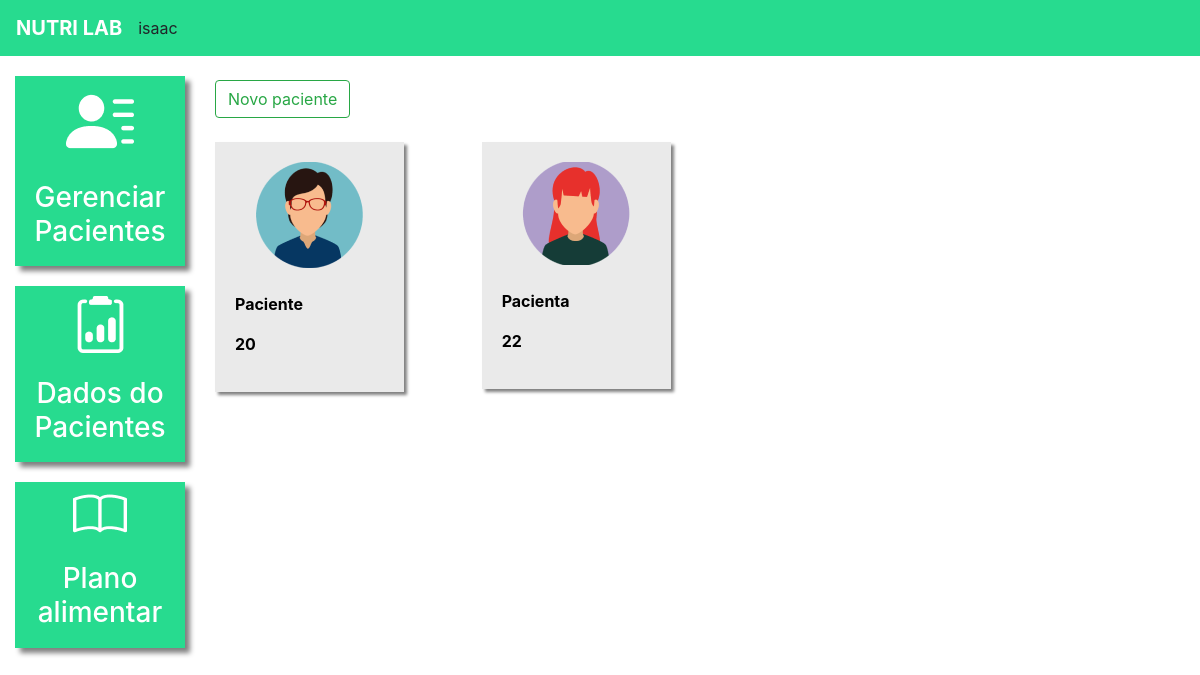
/pacientes/ (signed in), run on the app's committed database.
### plataforma/models.py (models this page shows, shortened)
class Pacientes(models.Model):
  choices_sexo = (('F', 'Feminino'),
                  ('M', 'Maculino'))
  nome = models.CharField(max_length=50)
  sexo = models.CharField(max_length=1, choices=choices_sexo)
  idade = models.IntegerField()
  email = models.EmailField()
  telefone = models.CharField(max_length=19)
  nutri = models.ForeignKey(User, on_delete=models.CASCADE)

### plataforma/views.py (the view, shortened to what this page needs)
# urls.py: path('pacientes/', views.pacientes, name='pacientes'),
@login_required(login_url='/auth/logar')
def pacientes(request):
  if request.method == 'GET':
    pacientes = Pacientes.objects.filter(nutri=request.user)
    return render(request, 'pacientes.html', {'pacientes': pacientes})

### plataforma/templates/pacientes.html (shortened to what this page needs)
{% extends 'base_plataforma.html' %}
{% load static %}
{% block 'plataforma' %}
<br />
<button
  type="button"
  class="btn btn-outline-success"
  data-toggle="modal"
  data-target="#modal"
>
  Novo paciente
</button>
<br>
<br>
    <div
    class="row">
        {% for paciente in pacientes %}
          <div class="col-md-4">
            <a href="#" class="link-hover">
              <div class="card-paciente">
                <div class="foto-perfil">
                {% if paciente.sexo == 'M' %}
                  <img src="{% static 'plataforma/img/perfil2.png' %}">
                {% else %}
                  <img src="{% static 'plataforma/img/perfil1.png' %}">
                {% endif %}
                </div>
              <br>
                  <p class="dados">{{paciente.nome}}</p>
                  <p class="dados">{{paciente.idade}}</p>
              </div>
            </a>
          </div>
        {% endfor %}
        </div>
{% endblock %}

### templates/base.html (shortened to what this page needs)
{% load static %}
<!doctype html>
<html lang="pt-BR">
<head>
{% block 'head' %}{% endblock %}
<link rel="stylesheet" href="https://cdn.jsdelivr.net/npm/bootstrap@4.6.1/dist/css/bootstrap.min.css">
</head>
<body>
{% if user.is_authenticated %}
<nav style="background-color: #27DB8F;" class="navbar navbar-expand-lg navbar-dark">
  <a style="font-weight: bold" class="navbar-brand" href="#">NUTRI LAB</a>
  {{user.username}}
</nav>
{% endif %}
{% block 'body' %}{% endblock %}
</body>
</html>

### templates/static/plataforma/css/css.css (style rules this page uses)
.card-paciente { background-color: #EAEAEA; width: 80%; box-shadow: 3px 3px 3px gray; padding: 20px; color: black; }
.foto-perfil { text-align: center; }
.dados { font-weight: bold; }

### data on the page
Pacientes: nome "Paciente", idade "20"
Pacientes: nome "Pacienta", idade "22"

### other printed values
{{ user.username }} "isaac"
